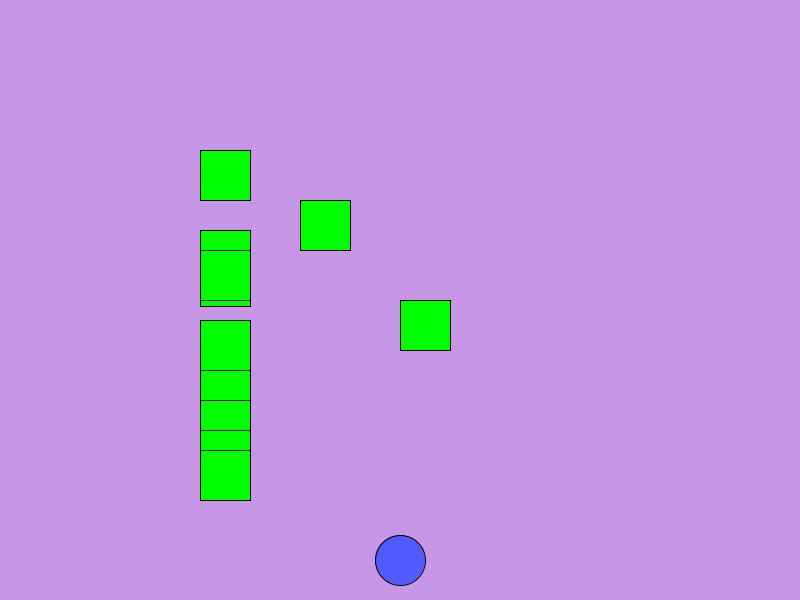
Frame 1 (no input)
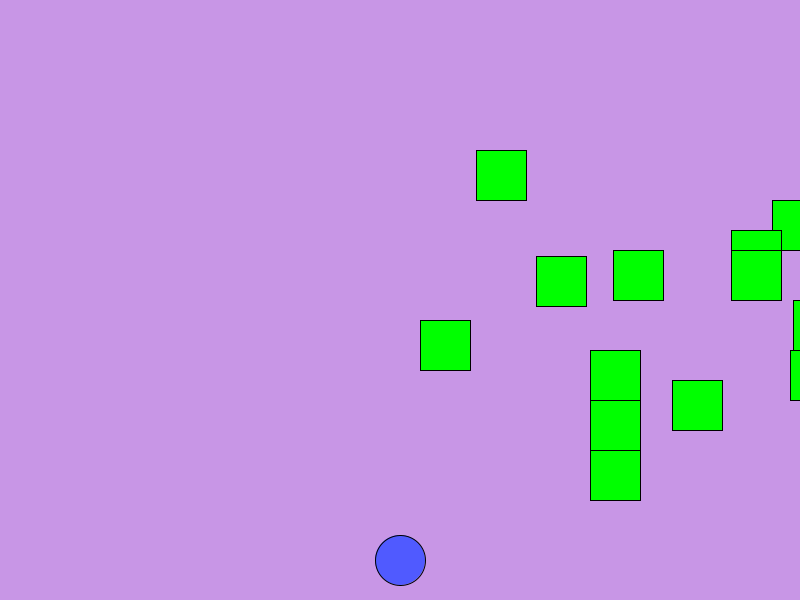
Frame 60 (the mouse pressed at the canvas centre just before this capture)
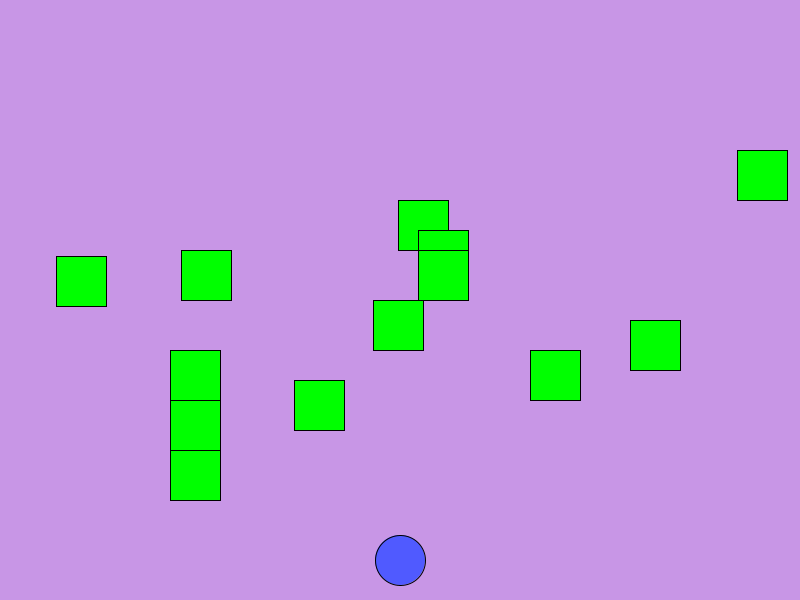
Frame 120 (the mouse held since frame 60 and released just before this capture)

The Processing sketch that drew these frames (run headless with seeded random() and noise(); from frame 60 on, the mouse is pressed at the canvas centre):

// Processing sketch: Impossible_Game
// ── Impossible_Game.pde
int x=400;
int y=560;



Car chevy = new Car(400, 300, 50, 7);
Car ford = new Car(300, 200, 50, 8);
Car honda = new Car(200, 450, 50, 7);
Car flash = new Car(200, 150, 50, 9);
Car me = new Car(200, 450, 50, 7);
Car me2 = new Car(200, 350, 50, 10);
Car me3 = new Car(200, 400, 50, 7);
Car me4 = new Car(200, 380, 50,8);
Car me5 = new Car(200, 350, 50, 7);
Car me6 = new Car(200, 230, 50, 9);
Car me7 = new Car(200, 320, 50, 10);
Car me8 = new Car(200, 250, 50, 7);
Car me9 = new Car(200, 256, 50, 8);
Car me10 = new Car(200, 250, 50, 9);
void setup(){
size(800,600);



}
void draw(){
 background(200,150,230); 
 fill(80,90,255);
 ellipse(x,y,50,50);
 chevy.display();
 ford.display();
 honda.display();
 me2.display();
 me3.display();
 me4.display();
 me5.display();
 me6.display();
 me7.display();
  me8.display();
   me9.display();
    me10.display();
 
flash.display();
 chevy.left();
 ford.right();
 honda.left();
 me.right();
 flash.left();
  me2.right();
  me3.left();
  me4.right();
  me5.left();
  me6.right();
  me7.left();
  me8.right();
  me9.left();
  me10.right();
 }
 void keyPressed()
{
      if(key == CODED){
            if(keyCode == UP)
            {
              y=y-10;
                  //Frog Y position goes up
            }
            else if(keyCode == DOWN)
            {
              y=y+10;
                  //Frog Y position goes down 
            }
            else if(keyCode == RIGHT)
            {
              x=x+10;
                  //Frog X position goes right
            }
            else if(keyCode == LEFT)
            {
              x=x-10;
                  //Frog X position goes left
            }
      }
      if (x<0){
        x=0;
      }
      if (x>800){
        x=800;
      }
      if (y<0){
        y=0;
      }
      if (y>600){
        y=600;
      }
      
}
// ── Car.pde
class Car {
  int x;
  int y;
  int size;
  int speed;

  Car(int x, int y, int size, int speed) {
    this.x = x;
    this.y = y;
    this.size = size;
    this.speed = speed;
  }
  void display() 
  {
    fill(0, 255, 0);
    rect(x, y, size, 50);
  }
  void left() {
    x-=speed;
    if (x<0) {
      x=width;
    }
  }
  void right () {
    x+=speed;
    if (x>width) {
      x=-size;
    }
  }
  
  int getX(){
     return x; 
  }
  int getY(){
     return y; 
  }
  int getSize(){
     return size; 
  }
}
